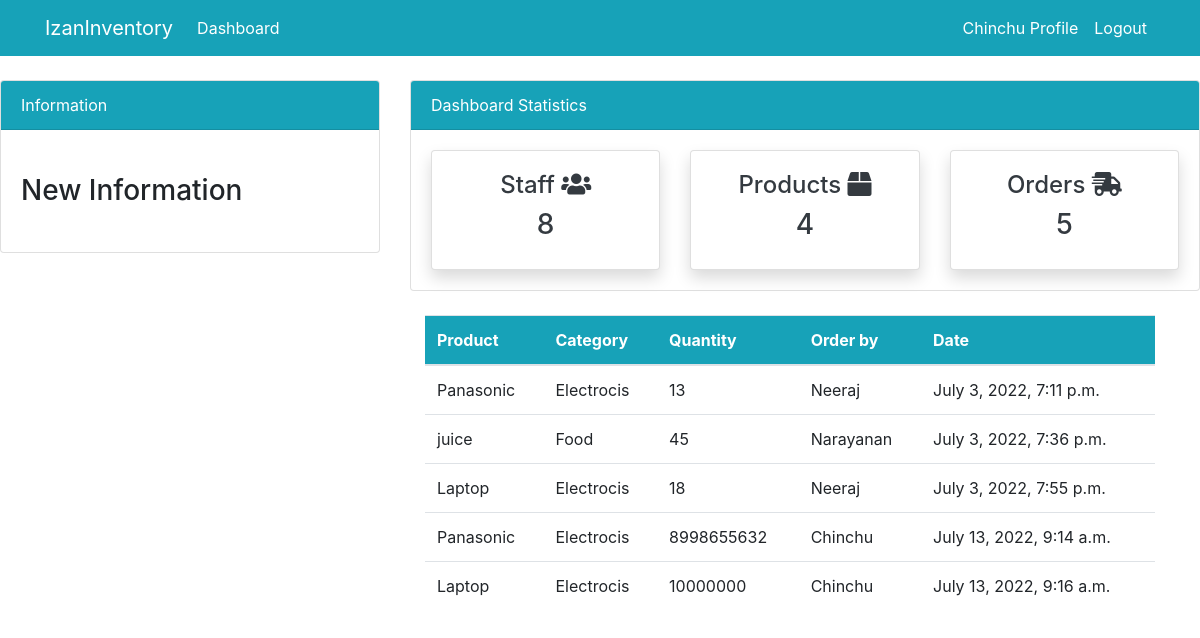
Page /order/ (signed in) on the committed database.
### dashboard/models.py (models this page shows, shortened)
class Order(models.Model):
    product = models.ForeignKey(Product, on_delete=models.CASCADE, null=True)
    staff = models.ForeignKey(User, models.CASCADE,null=True)
    order_quantity = models.PositiveBigIntegerField(null=True)
    date = models.DateTimeField(auto_now_add=True)

class Product(models.Model):
    name = models.CharField(max_length=100, null=True)
    quantity = models.PositiveIntegerField(null=True)
    category = models.CharField(max_length=50, choices= CATEGORY,null=True)

### dashboard/views.py (the view)
# urls.py: path('order/',views.order,name="dashboard-order"),
@login_required()
def order(request):
    orders = Order.objects.all()
    orders_count = orders.count()
    workers_count = User.objects.all().count()
    items_count = Product.objects.all().count()
    context = {
        'orders':orders,
        'workers_count': workers_count,
        'orders_count':orders_count,
        'items_count':items_count
    }
    return  render(request,'dashboard/order.html',context)

### templates/dashboard/order.html (shortened to what this page needs)
{% extends 'partials/base.html' %}
{% block content %}
{% include 'partials/topnav.html' %}
 <div class="container">
    <div class="row my-4">
        <div class="col-md-4">
        </div>
        <div class="col-md-8">
            <table class="table bg-white">
                <thead class="bg-info">
                    <tr class="text-white">
                        <th scope="col">Product</th>
                        <th scope="col">Category</th>
                        <th scope="col">Quantity</th>
                        <th scope="col">Order by</th>
                        <th scope="col">Date</th>
                    </tr>
                </thead>
                <tbody>
                    {% for order in orders %}
                    <tr>
                        <td>{{order.product.name}}</td>
                        <td>{{order.product.category}}</td>
                        <td>{{order.order_quantity}}</td>
                        <td>{{order.staff.username}}</td>
                        <td>{{order.date}}</td>
                    </tr>
                    {% endfor %}
                </tbody>
            </table>
        </div>
    </div>
</div>
{% endblock %}

### templates/partials/nav.html (shortened to what this page needs)
<nav class="navbar navbar-expand-lg navbar-info bg-info">
    {% if user.is_authenticated %}
    <div class="container">
        <a class="navbar-brand text-white" href="{% url 'dashboard-index' %}">IzanInventory</a>
        <div class="collapse navbar-collapse" id="navbarSupportedContent">
            <ul class="navbar-nav mr-auto">
                <li class="nav-item active">
                    <a class="nav-link text-white" href="{% url 'dashboard-index' %}">Dashboard </a>
                </li>
            </ul>
            <ul class="navbar-nav ml-auto">
                <li class="nav-item active">
                    <a class="nav-link text-white" href="{% url 'user-profile' %}"> {{ user.username }} Profile
                        <span class="sr-only">(current)</span></a>
                </li>
                <li class="nav-item">
                    <a class="nav-link text-white" href="{% url 'user-logout' %}">Logout</a>
                </li>
            </ul>
            {% endif %}
        </div>
    </div>
</nav>

### rows in the picture
Order: product.name "Panasonic", product.category "Electrocis", order_quantity "13", staff.username "Neeraj", date "July 3, 2022, 7:11 p.m."
Order: product.name "juice", product.category "Food", order_quantity "45", staff.username "Narayanan", date "July 3, 2022, 7:36 p.m."
Order: product.name "Laptop", product.category "Electrocis", order_quantity "18", staff.username "Neeraj", date "July 3, 2022, 7:55 p.m."
Order: product.name "Panasonic", product.category "Electrocis", order_quantity "8998655632", staff.username "Chinchu", date "July 13, 2022, 9:14 a.m."
Order: product.name "Laptop", product.category "Electrocis", order_quantity "10000000", staff.username "Chinchu", date "July 13, 2022, 9:16 a.m."

### other values in the picture
{{ user.username }} "Chinchu"
{{ workers_count }} "8"
{{ items_count }} "4"
{{ orders_count }} "5"
